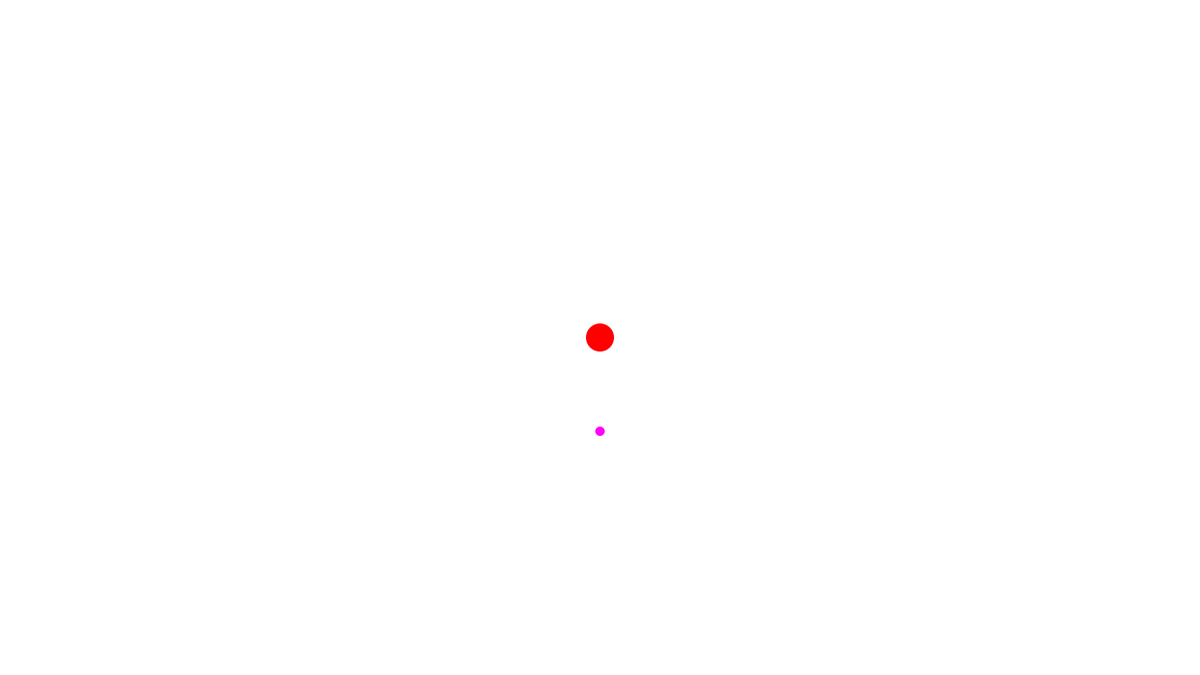
Frame 1 (no input)
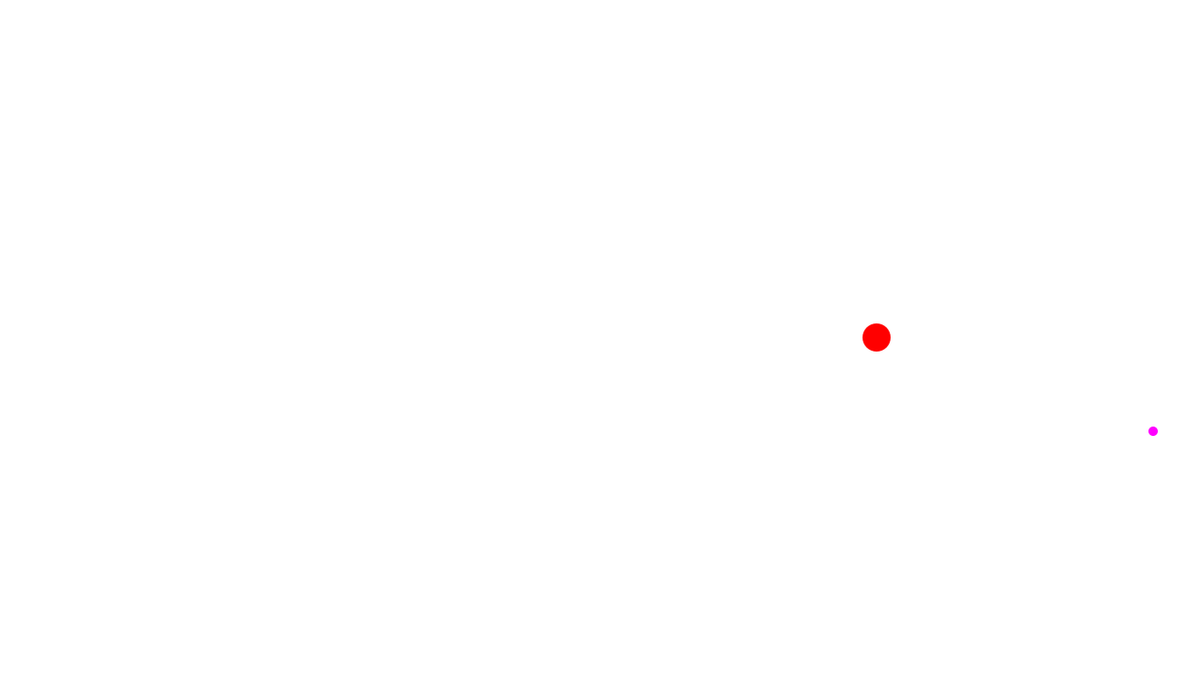
Frame 60 (the mouse pressed at the canvas centre just before this capture)
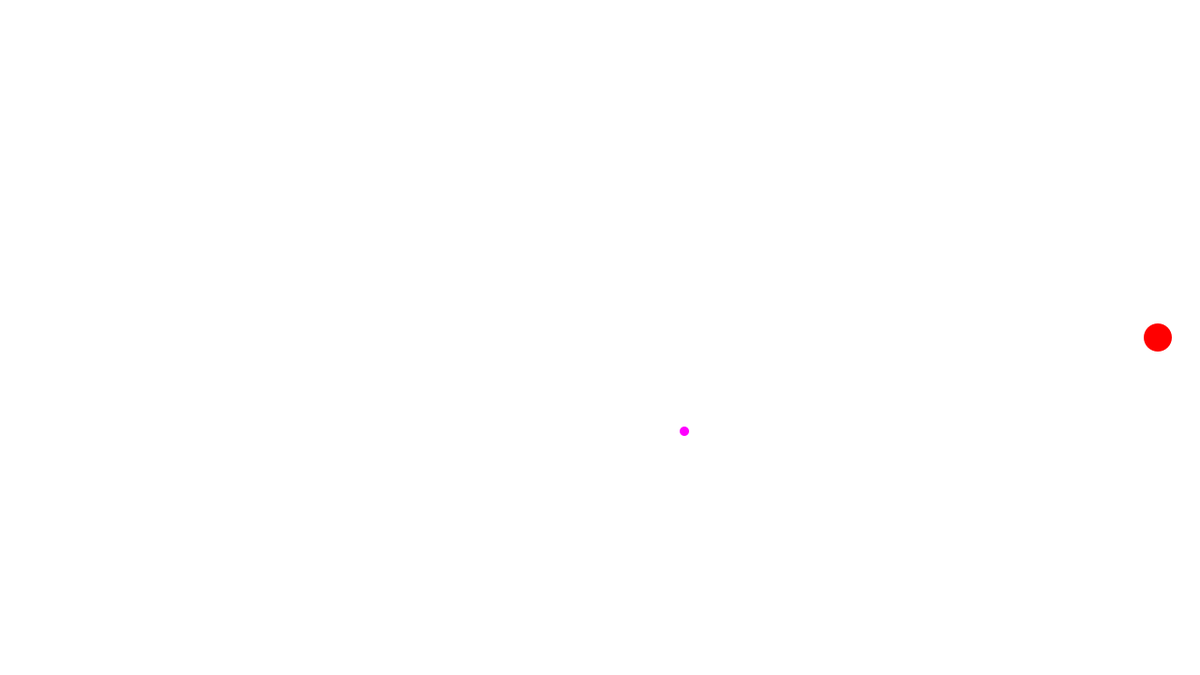
Frame 120 (the mouse held since frame 60 and released just before this capture)

The Processing sketch that drew these frames (run headless with seeded random() and noise(); from frame 60 on, the mouse is pressed at the canvas centre):

// Processing sketch: ballClass
// ── ballClass.pde
Ball myBall;
Ball ball2;
void setup() {
  size(1280, 720);
  
  myBall = new Ball(width/2, height/2, 30,5, color(255,0,0) );
  ball2 = new Ball(width/2, height/2 + 100, 10,10, color(255,0,255) );
}



void draw() {
  background(255);
  myBall.draw();
  ball2.draw();  
}

class Ball {

  int x;
  int y;
  int size;
  color col;
  int speed;

  Ball (int xPos, int yPos, int ballSize, int ballSpeed, color ballCol) {
    x = xPos;
    y = yPos;
    size = ballSize;
    col = ballCol;
    speed = ballSpeed;
  }

  void draw() {
    
    noStroke();
    fill(col);
    ellipse(x, y, size, size);
    update();
  }
  
  void update(){
    x += speed;
    if(x >= width || x <= 0){
      speed *= -1;
    }
  }
}
